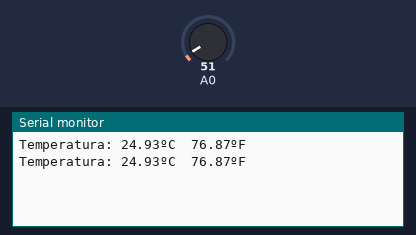
A sketch run on a simulated Arduino Uno, built with avr-gcc and run on an emulated ATmega328P. On the bench: the last lines printed to the serial monitor. The inputs (shaded band) are chosen by the test bench; at power-on: A0 = 51.

Above: at 1.8 s.
1.9 s: A0 set to 61
At 2.8 s:
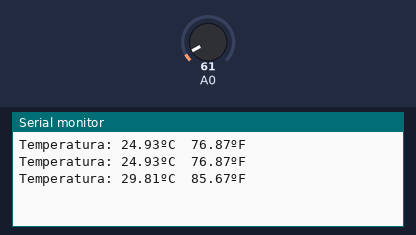
3.4 s: A0 set to 71
At 4.8 s:
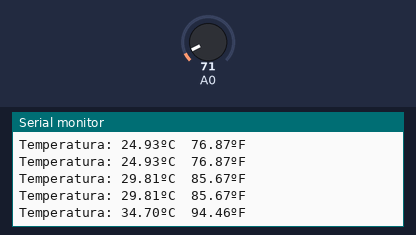
Timing chart, 0 to 6.4 s (numbered marks = the images above; inputs shaded):
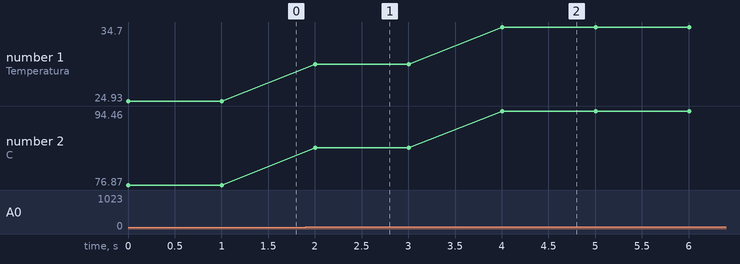

The sketch:

Experimento_2.ino
```cpp
#include <Arduino.h>

void setup()
{
  Serial.begin(9600);
  pinMode(A0, INPUT);
}

void loop()
{
  int raw = analogRead(A0);
  float vin = raw*500.0/1023.0;
  Serial.print("Temperatura: " + String(vin) + "ºC\t");
  Serial.println(String((vin*1.8)+32) + "ºF");
  delay(1000); // Wait for 1000 millisecond(s)
}

//Ejercicio sobre un sensor de temperatura LM35
//En la línea 14 está la conversion a Farenheit
```

Measured:
- after the input at 1.9 s, the serial monitor: prints a new line after 0.10 s (image 1)
- after the input at 3.4 s, the serial monitor: prints a new line after 0.60 s (image 2)
- plotted number 1: 24.93 → 29.81 after the input at 1.9 s, 29.81 → 34.7 after the input at 3.4 s
- plotted number 2: 76.87 → 85.67 after the input at 1.9 s, 85.67 → 94.46 after the input at 3.4 s
